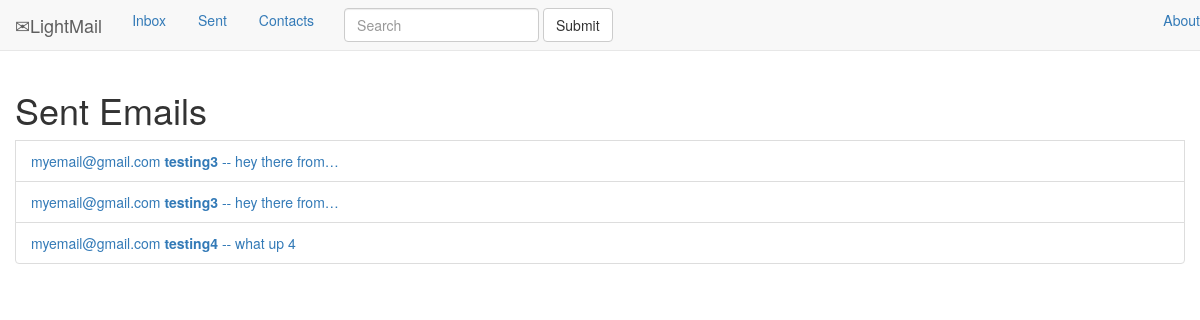
/mail/sent_emails, run on an earlier commit of the app's database.
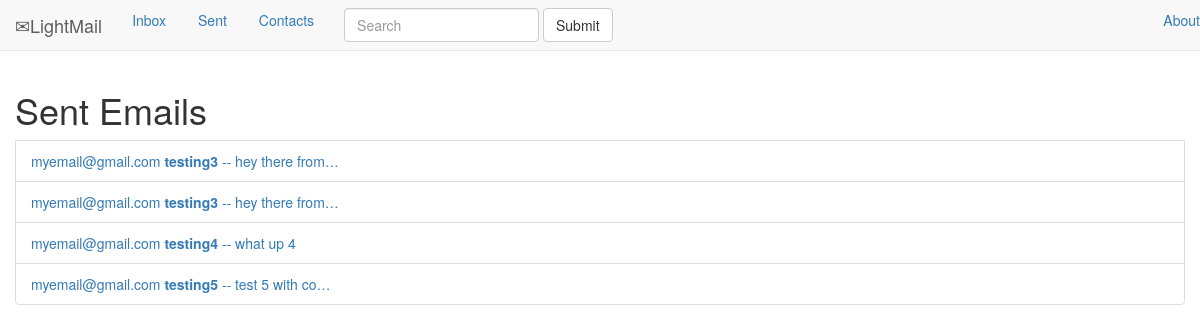
And on a later commit of the database.
### Mail/models.py (models this page shows)
class Email(models.Model):
    date = models.DateTimeField()
    sender = models.CharField(max_length=50)
    receiver = models.CharField(max_length=50)
    subject = models.CharField(max_length=255)
    content = models.TextField()
    is_deleted = models.BooleanField()

### Mail/views.py (the view)
class sent_emails(generic.ListView):
    template_name = 'Mail/sent_emails.html'
    context_object_name = 'sent_emails'
    def get_queryset(self):
        return Email.objects.filter(sender=my_email)

### Mail/templates/Mail/sent_emails.html
{% extends 'Mail/index.html' %}
{% block main_content %}
<h1>
    Sent Emails
</h1>
{% for email in sent_emails %}
    <li class="list-group-item">
        <a href="{% url 'mail:email_detail' email.id %}">
            {{email.sender}} <b>{{email.subject}}</b> -- {{email.content |truncatechars:15 }}
        </a>
    </li>
{% endfor %}
{% endblock %}

What changed in the data, as far as the page shows it:
added Email: sender "myemail@gmail.com", subject "testing5", content "test 5 with co…"
